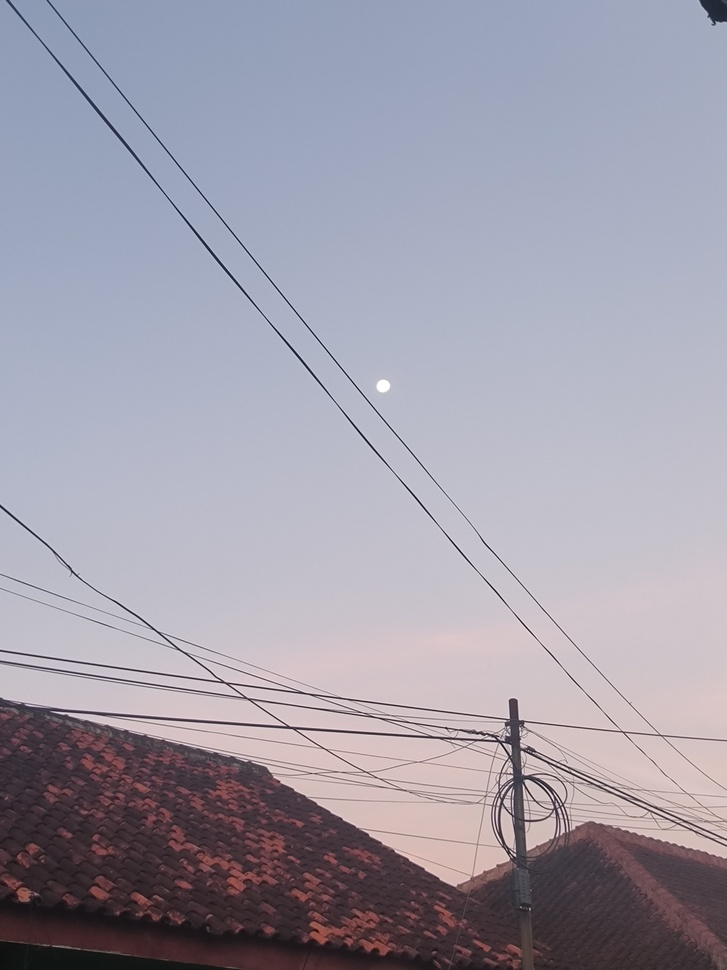
#> input picture Jobsheet_2/Testing/assets/1.jpg, 727 x 970 px, shrunk from 3000 x 4000 before the run, found by its file name
$ python soal_4_segmentasi_citra_eksternal_20260503231600.py
#> lines starting #> are read from the running program, lines starting #| are printed output that depends on the picture; after the words box and inside, x2 and y2 are one past the last pixel; in counts of white or black regions, pixels touching at a corner belong together
import numpy as np
import matplotlib.pyplot as plt
from skimage import io, filters, segmentation, color
from sklearn.cluster import KMeans
import warnings

# 1. Memuat citra dari folder assets
image_path = 'assets/1.jpg'   # Pastikan file 1.jpg ada di folder assets
image_color = io.imread(image_path)
#> image_color is the input picture: shape (970, 727, 3); mean R, G, B 159.7, 156.5, 169.2

# Cek apakah citra grayscale atau berwarna
if len(image_color.shape) == 3:
    image_gray = color.rgb2gray(image_color)
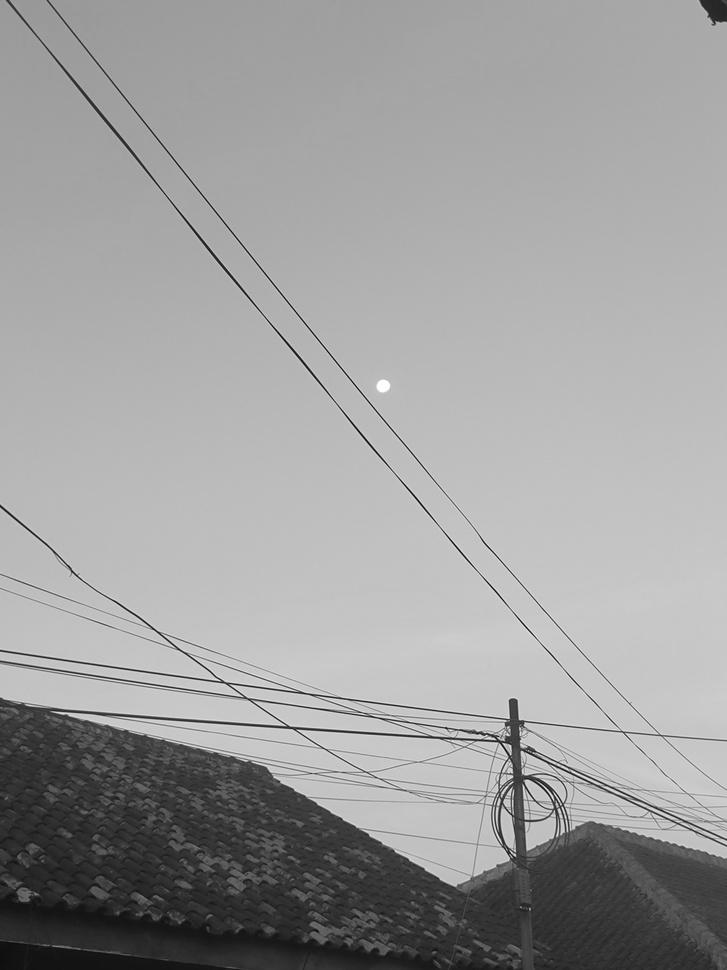
#> image_gray: shape (970, 727) float64; min 0.0309, max 1, mean 0.62
    image_rgb = image_color
else:
    image_gray = image_color
    image_rgb = color.gray2rgb(image_color)

# --- Metode 1: Otsu Thresholding ---
thresh_otsu = filters.threshold_otsu(image_gray)
#> thresh_otsu = 0.464
binary_otsu = image_gray > thresh_otsu
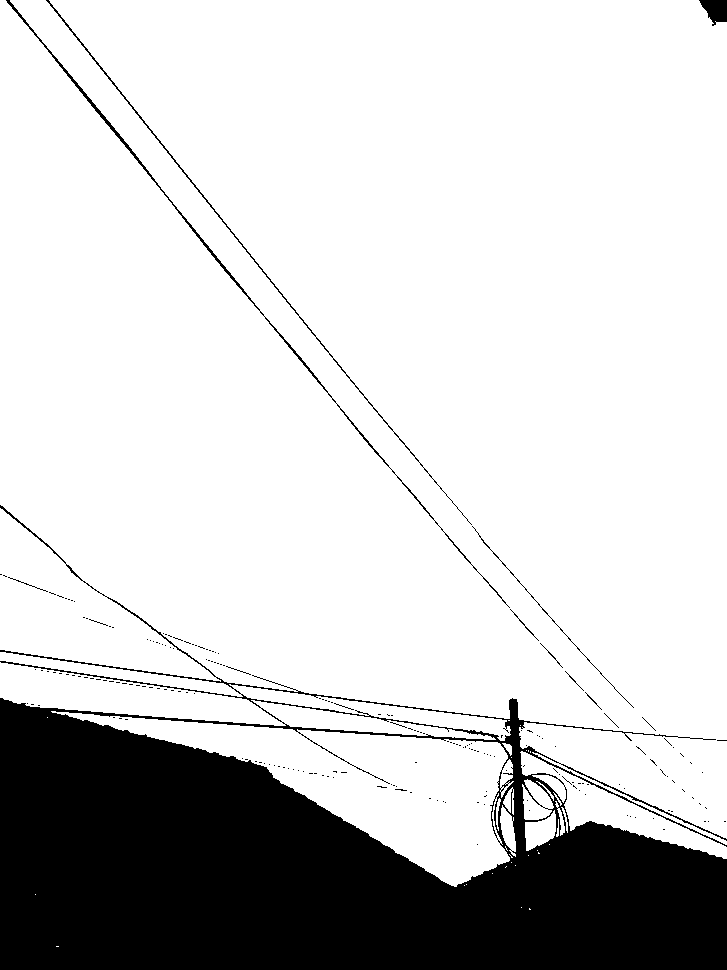
#> binary_otsu: shape (970, 727) bool; 80.9% white; 204 black regions (192 under 20 px), largest, box (x1, y1, x2, y2) and area: (0, 505, 727, 970) 130408, (6, 0, 510, 608) 1565, (46, 0, 472, 525) 952

# --- Metode 2: K-Means Clustering (K=3) ---
pixel_features = image_gray.reshape(-1, 1)
n_clusters = 3
kmeans = KMeans(n_clusters=n_clusters, random_state=0, n_init=10)
with warnings.catch_warnings():
    warnings.simplefilter("ignore")
    labels = kmeans.fit_predict(pixel_features)
segmented_kmeans = labels.reshape(image_gray.shape)
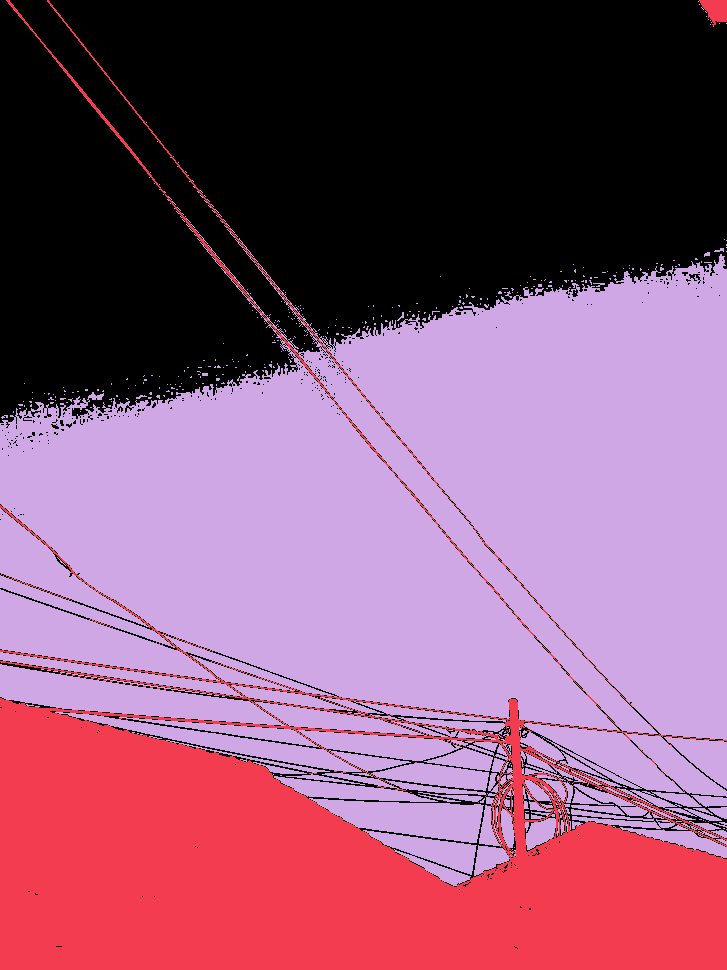
#> segmented_kmeans: shape (970, 727) int32; 3 distinct labels, from 0 to 2; one colour per label, 0 black

# --- Metode 3: Watershed ---
# Membuat elevation map menggunakan Sobel
elevation_map = filters.sobel(image_gray)
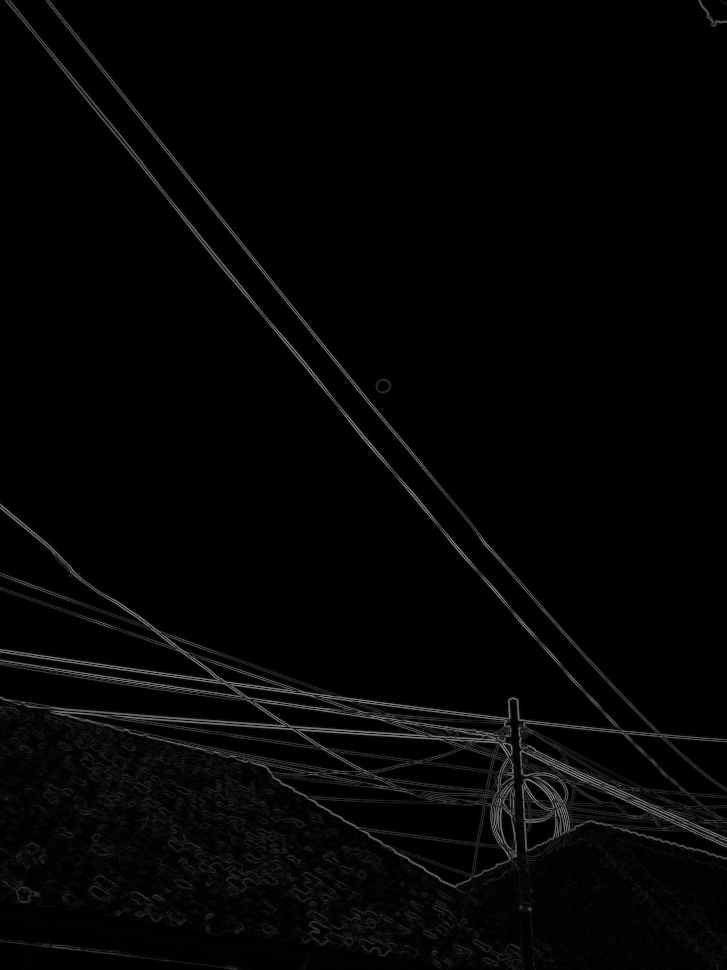
#> elevation_map: shape (970, 727) float64; min 0, max 0.548, mean 0.019

# PERBAIKAN: Gunakan dtype=np.int32 agar tidak terjadi error "No matching signature"
markers = np.zeros(image_gray.shape, dtype=np.int32)

# Menentukan marker berdasarkan ambang batas intensitas
# Nilai 0.2 dan 0.7 mungkin perlu disesuaikan dengan histogram gambar Anda
markers[image_gray < 0.2] = 1 # Marker latar belakang
markers[image_gray > 0.7] = 2 # Marker objek

# Terapkan Watershed
segmentation_watershed = segmentation.watershed(elevation_map, markers)
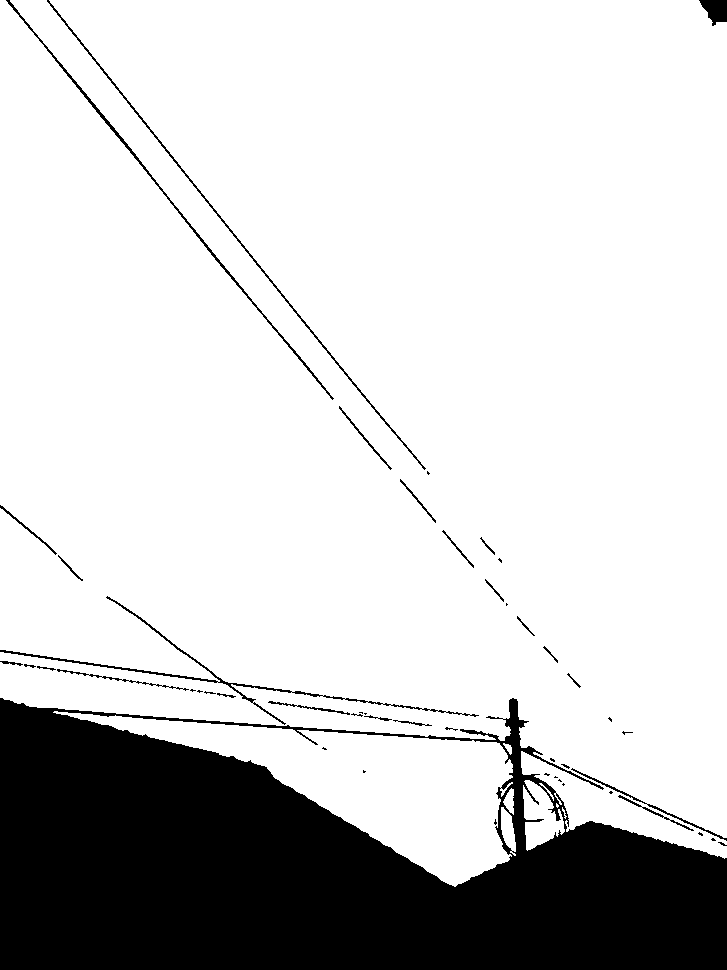
#> segmentation_watershed: shape (970, 727) int32; values 1 (black) and 2 (white), 81% white; 50 black regions (25 under 20 px), largest, box (x1, y1, x2, y2) and area: (0, 698, 727, 970) 127629, (0, 596, 479, 725) 1436, (6, 0, 334, 400) 1209

# Memvisualisasikan batas segmentasi pada citra asli
watershed_boundaries = segmentation.mark_boundaries(image_rgb, segmentation_watershed)
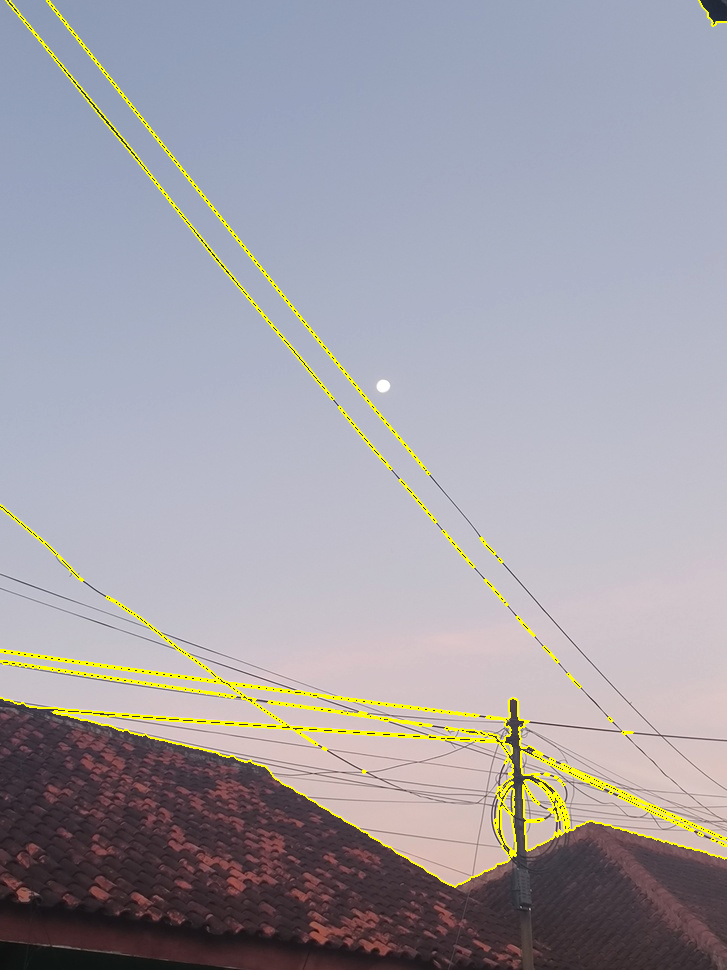
#> watershed_boundaries: shape (970, 727, 3) float64; mean R, G, B 0.636, 0.624, 0.651

# 2. Visualisasi Hasil Perbandingan
fig, axes = plt.subplots(1, 4, figsize=(20, 5))
ax = axes.ravel()

ax[0].imshow(image_rgb)
ax[0].set_title('Original Image (Assets)')
ax[0].axis('off')

ax[1].imshow(binary_otsu, cmap='gray')
ax[1].set_title('Otsu Thresholding')
ax[1].axis('off')

ax[2].imshow(segmented_kmeans, cmap='viridis')
ax[2].set_title(f'K-Means (K={n_clusters})')
ax[2].axis('off')

ax[3].imshow(watershed_boundaries)
ax[3].set_title('Watershed Segmentation')
ax[3].axis('off')

plt.tight_layout()
plt.show()

$ run again, with Jobsheet_2/Testing/assets/2.jpg copied over Jobsheet_2/Testing/assets/1.jpg
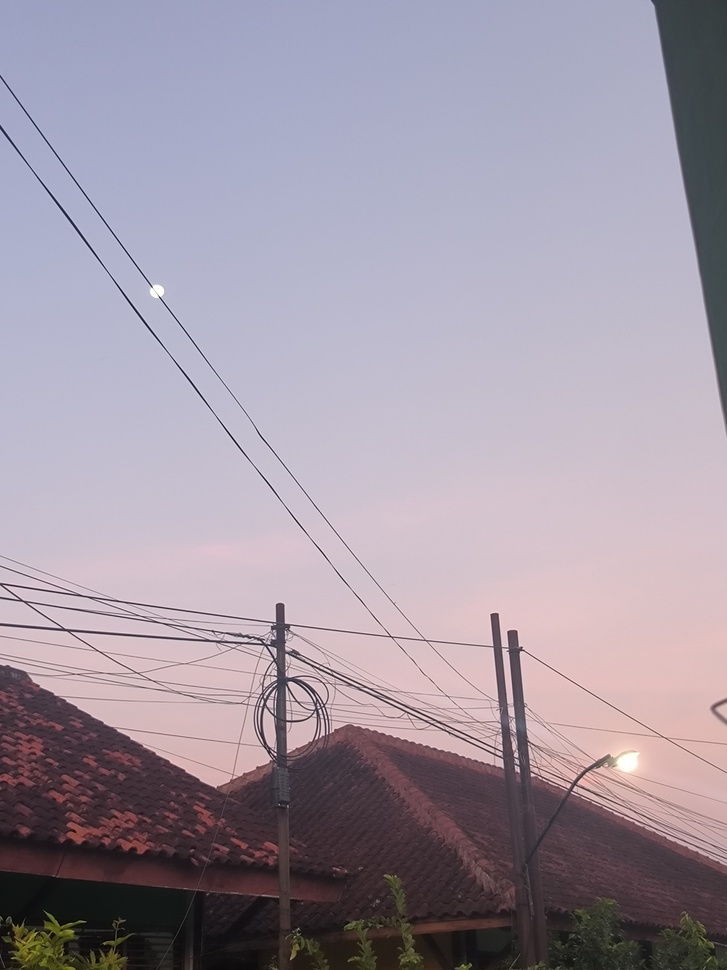
#> input picture Jobsheet_2/Testing/assets/2.jpg, 727 x 970 px, shrunk from 3000 x 4000 before the run, found by its file name
#> image_color is the input picture: shape (970, 727, 3); mean R, G, B 160.1, 150.1, 162.7
#> thresh_otsu = 0.47
#> `binary_otsu = image_gray > thresh_otsu`:
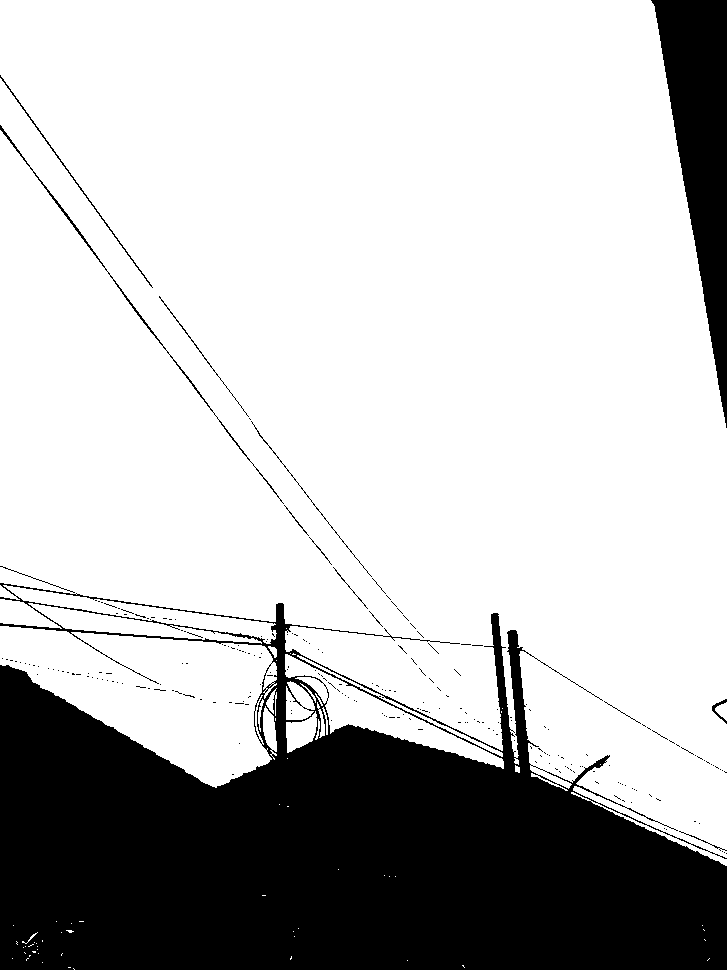
#> binary_otsu: shape (970, 727) bool; 74.7% white; 241 black regions (227 under 20 px), largest, box (x1, y1, x2, y2) and area: (0, 583, 727, 970) 159608, (651, 0, 727, 428) 15990, (0, 125, 284, 504) 790
#> segmented_kmeans: shape (970, 727) int32; 3 distinct labels, from 0 to 2
#> segmentation_watershed: shape (970, 727) int32; values 1 (black) and 2 (white), 77.2% white; 43 black regions (19 under 20 px), largest, box (x1, y1, x2, y2) and area: (0, 603, 727, 970) 156970, (0, 597, 224, 644) 725, (0, 76, 152, 287) 505
#> `watershed_boundaries = segmentation.mark_boundaries(image_rgb, segment..`:
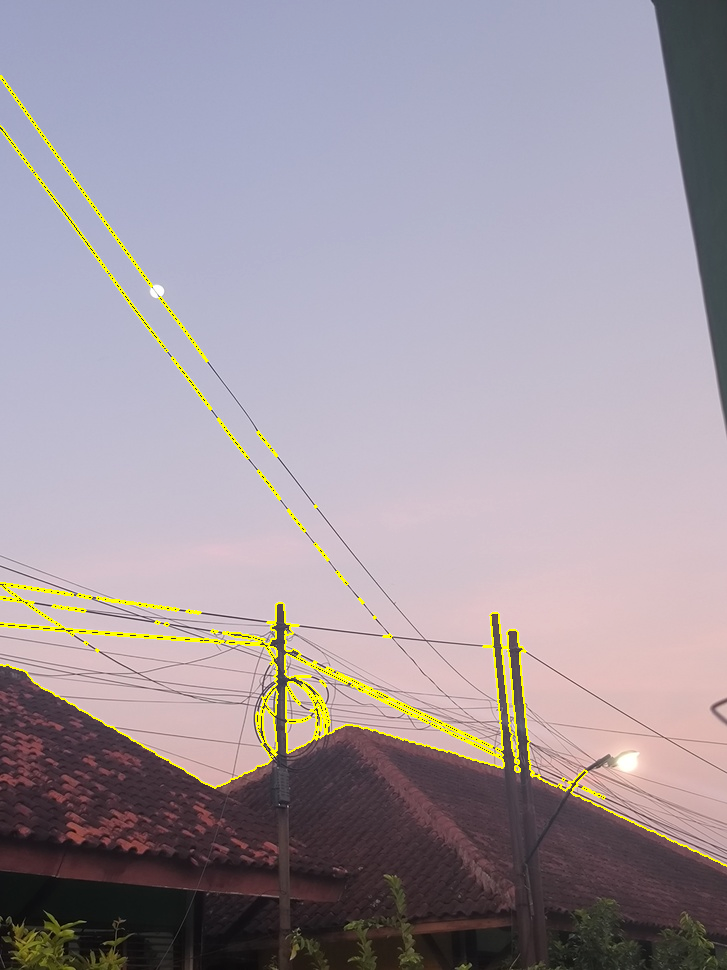
#> watershed_boundaries: shape (970, 727, 3) float64; mean R, G, B 0.635, 0.597, 0.629
